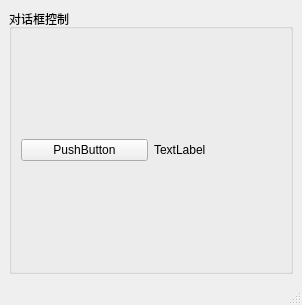
<?xml version="1.0" encoding="UTF-8"?>
<ui version="4.0">
 <class>MainWindow</class>
 <widget class="QMainWindow" name="MainWindow">
  <property name="geometry">
   <rect>
    <x>0</x>
    <y>0</y>
    <width>302</width>
    <height>305</height>
   </rect>
  </property>
  <property name="windowTitle">
   <string>Sai的GUI</string>
  </property>
  <widget class="QWidget" name="centralwidget">
   <layout class="QHBoxLayout" name="horizontalLayout">
    <item>
     <widget class="QGroupBox" name="groupBox">
      <property name="title">
       <string>对话框控制</string>
      </property>
      <layout class="QHBoxLayout" name="horizontalLayout_2">
       <item>
        <widget class="QPushButton" name="pushButton">
         <property name="text">
          <string>PushButton</string>
         </property>
        </widget>
       </item>
       <item>
        <widget class="QLabel" name="label">
         <property name="text">
          <string>TextLabel</string>
         </property>
        </widget>
       </item>
      </layout>
     </widget>
    </item>
   </layout>
  </widget>
  <widget class="QMenuBar" name="menubar">
   <property name="geometry">
    <rect>
     <x>0</x>
     <y>0</y>
     <width>302</width>
     <height>23</height>
    </rect>
   </property>
  </widget>
  <widget class="QStatusBar" name="statusbar"/>
 </widget>
 <resources/>
 <connections/>
</ui>
